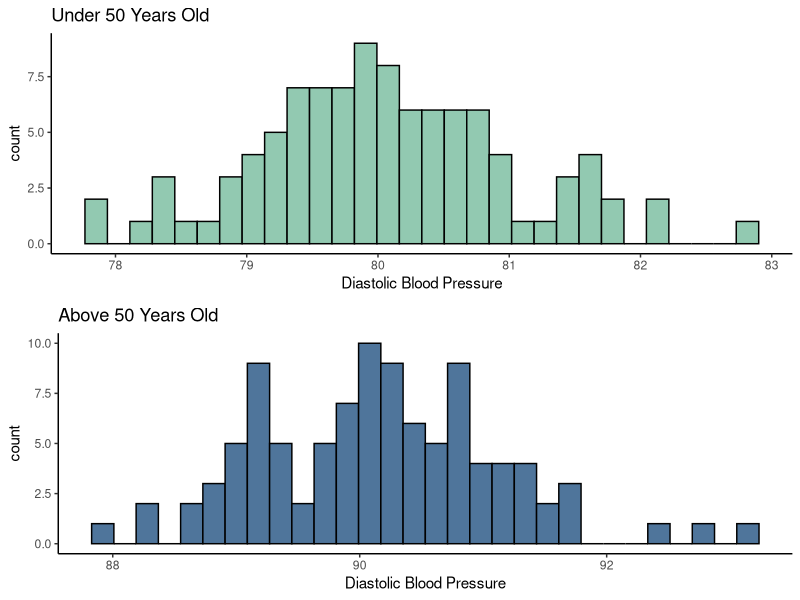

The R source for this figure:
## ---- chunk 1
knitr::opts_chunk$set(echo = TRUE)
## ---- chunk 2
library(ggplot2)
library(dplyr)
library(gridExtra)
## ---- chunk 3
under50 <- rnorm(100, mean = 80, sd = 1)
under50 <- as.data.frame(under50)
above50 <- rnorm(100, mean = 90, sd = 1)
above50 <- as.data.frame(above50)
## ---- chunk 4
P1 <- ggplot(under50, aes(x = under50)) +
  geom_histogram(color = "black", fill = "#92C9B1") +
  theme_classic() +
  xlab("Diastolic Blood Pressure") +
  ggtitle("Under 50 Years Old")

P2 <- ggplot(above50, aes(x = above50)) +
  geom_histogram(color = "black", fill = "#4F759B") +
  theme_classic() +
  xlab("Diastolic Blood Pressure") +
  ggtitle("Above 50 Years Old")

grid.arrange(P1, P2)
## ---- chunk 5
shapiro.test(under50$under50)
shapiro.test(above50$above50)
## ---- chunk 6
var.test(under50$under50, above50$above50)
